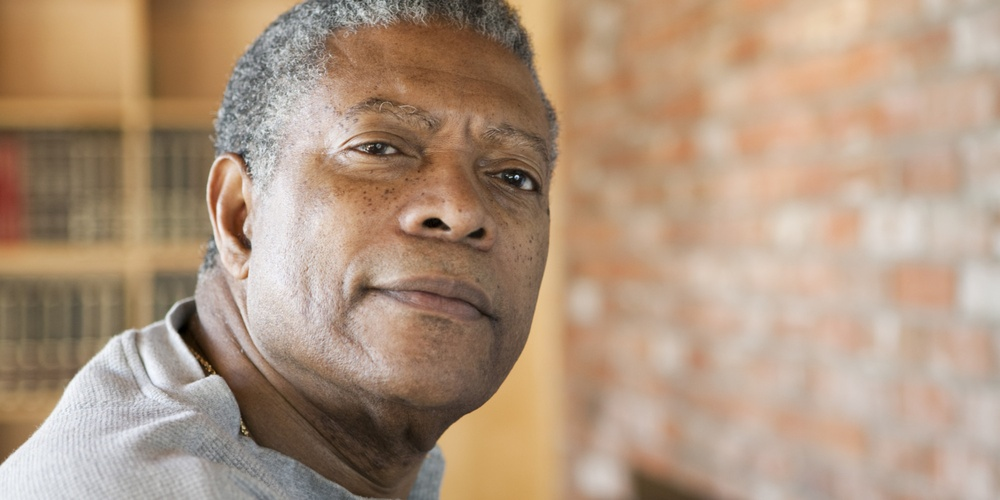
#> input picture person2.jpg, 1000 x 500 px, shrunk from 2000 x 1000 before the run
$ python facScan.py
#> lines starting #> are read from the running program, lines starting #| are printed output that depends on the picture; after the words box and inside, x2 and y2 are one past the last pixel; in counts of white or black regions, pixels touching at a corner belong together
import cv2

load='person2.jpg'
image= cv2.imread(load)
#> image is the input picture: shape (500, 1000, 3); mean B, G, R 127, 149.5, 175

facial = cv2.CascadeClassifier(cv2.data.haarcascades+'haarcascade_frontalface_default.xml')

grayscale = cv2.cvtColor(image, cv2.COLOR_BGR2GRAY)
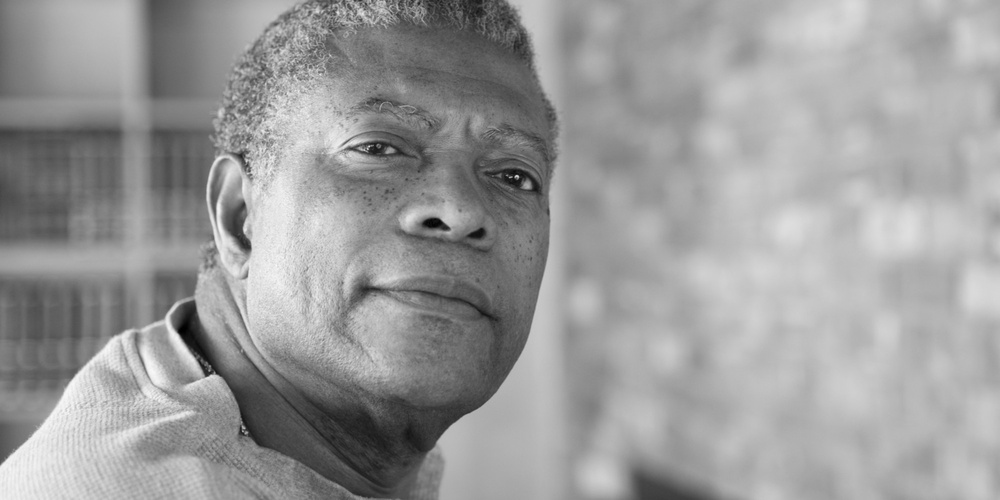
#> grayscale: shape (500, 1000); min 0, max 251, mean 154.6

faces = facial.detectMultiScale(grayscale,1.1,4)
#> faces = [[251, 46, 325, 325]]

for (x,y,w,h) in faces:
	cv2.rectangle(image, (x,y), (x+w, y+h), (255,0,0), 2)
#> this loop made 1 pass
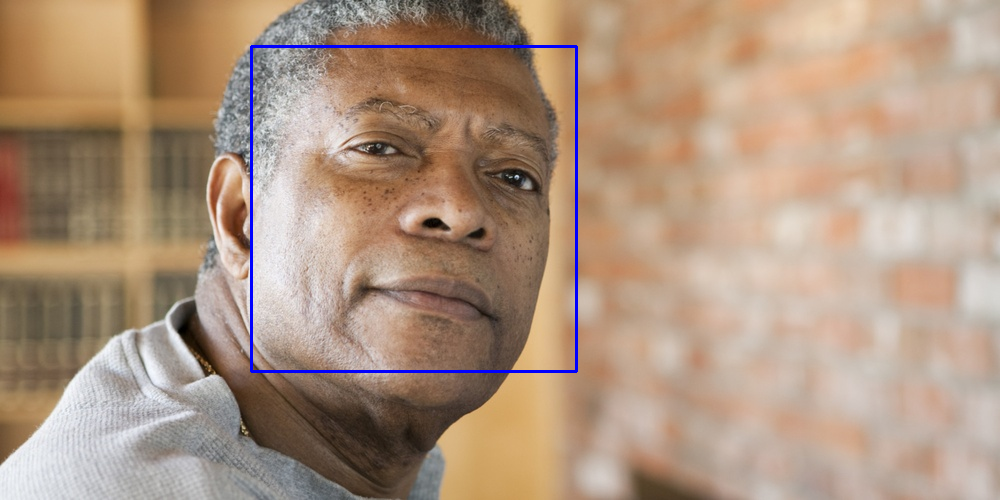
#> image: shape (500, 1000, 3); 0.78% of pixels changed, all inside (x1, y1, x2, y2) = (250, 45, 578, 373)

cv2.imshow('image', image)
cv2.waitKey()

$ run again, with person.jpg copied over person2.jpg
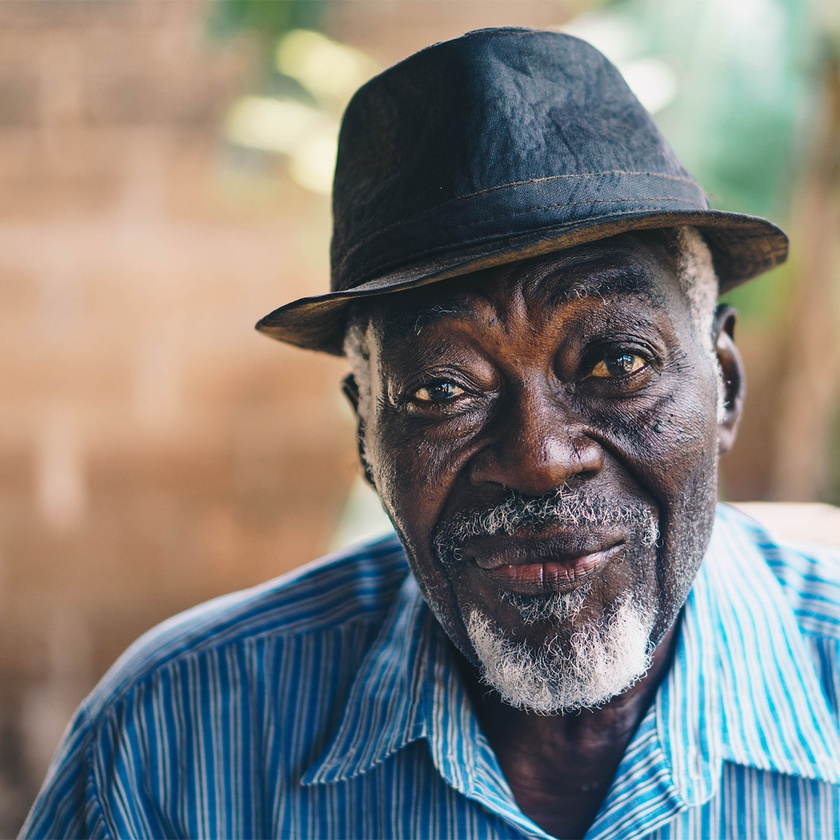
#> input picture person.jpg, 840 x 840 px, shrunk from 1400 x 1400 before the run
#> image is the input picture: shape (840, 840, 3); mean B, G, R 122.5, 126.1, 127.7
#> `grayscale = cv2.cvtColor(image, cv2.COLOR_BGR2GRAY)`:
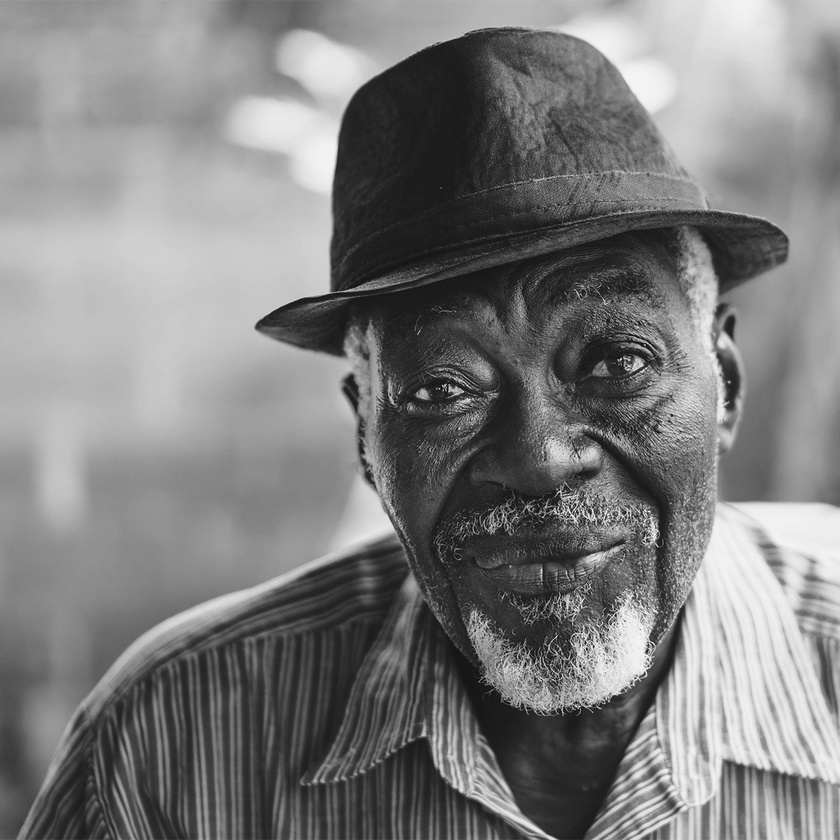
#> grayscale: shape (840, 840); min 1, max 253, mean 126.2
#> faces = ()
